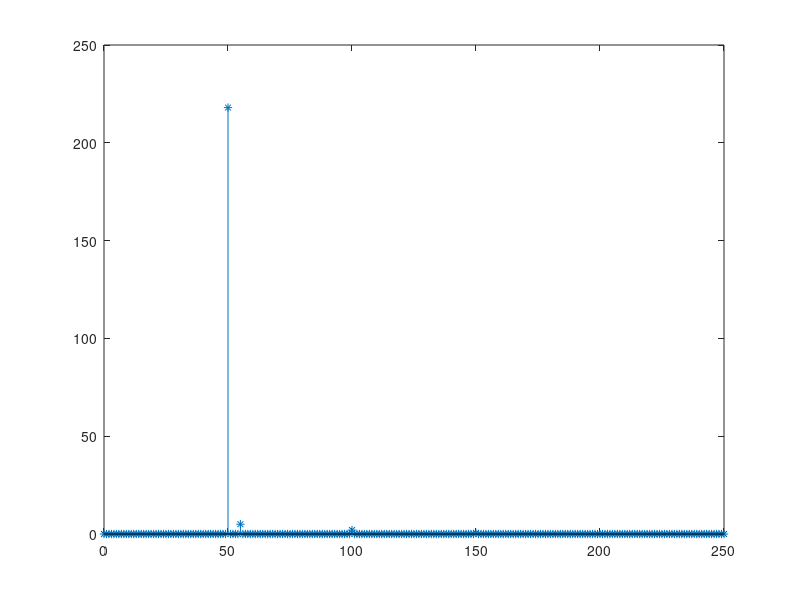

Source code (MATLAB): (Note: this script raises an error after producing the figure.)
clc;clear;close all

f=[50,100,150,55];
A=[218,2,0.5,5];
e=0;
L=1;
fs=500;
t=0:1/fs:L-1/fs;
for ii=1:length(f)
    e=e+A(ii)*sin(2*pi*f(ii)*t);
end

E=fft(e);
f1=0:1/length(E):1-1/length(E);
figure
stem(f1*fs,abs(E)/length(t)*2,'*')
xlim([0,fs/2])

L=5;
fs=1000;
t=0:1/fs:L-1/fs;
e=0;
for ii=1:length(f)
    e=e+A(ii)*sin(2*pi*f(ii)*t);
end

w=window(@hamming,length(t));
e=e.*w';
f2=0:1:fs/2;
E1=myCTFT(e,t,f2);
figure
plot(f2,abs(E1)/sum(w/fs)*2)
xlim([0,250])